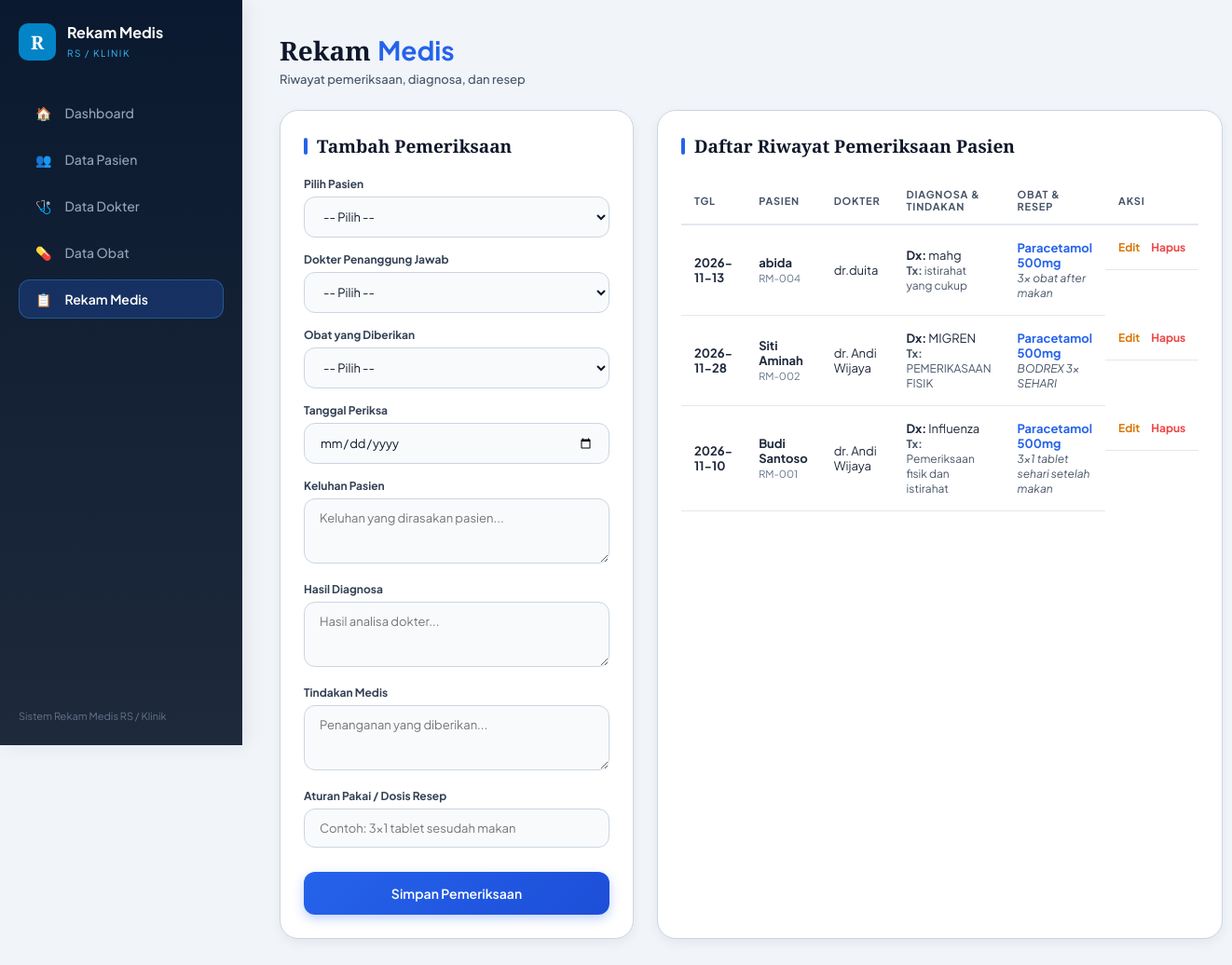
The app's page /rekam_medis.php with its own data.
### tables this page shows
CREATE TABLE `rekam_medis` (
  `id_rekam` int(11) NOT NULL AUTO_INCREMENT,
  `id_pasien` int(11) NOT NULL,
  `id_dokter` int(11) NOT NULL,
  `id_obat` int(11) NOT NULL,
  `tanggal_periksa` date NOT NULL,
  `keluhan` text NOT NULL,
  `diagnosa` text NOT NULL,
  `tindakan` text NOT NULL,
  `resep` varchar(100) NOT NULL,
  PRIMARY KEY (`id_rekam`),
  KEY `id_pasien` (`id_pasien`),
  KEY `id_dokter` (`id_dokter`),
  KEY `id_obat` (`id_obat`),
  CONSTRAINT `rekam_medis_ibfk_1` FOREIGN KEY (`id_pasien`) REFERENCES `pasien` (`id_pasien`) ON DELETE CASCADE ON UPDATE CASCADE,
  CONSTRAINT `rekam_medis_ibfk_2` FOREIGN KEY (`id_dokter`) REFERENCES `dokter` (`id_dokter`) ON DELETE CASCADE ON UPDATE CASCADE,
  CONSTRAINT `rekam_medis_ibfk_3` FOREIGN KEY (`id_obat`) REFERENCES `obat` (`id_obat`) ON DELETE CASCADE ON UPDATE CASCADE
);

CREATE TABLE `pasien` (
  `id_pasien` int(11) NOT NULL AUTO_INCREMENT,
  `no_rm` varchar(20) NOT NULL,
  `nama_pasien` varchar(100) NOT NULL,
  `jenis_kelamin` enum('L','P') NOT NULL,
  `tanggal_lahir` date NOT NULL,
  `alamat` text NOT NULL,
  PRIMARY KEY (`id_pasien`)
);

CREATE TABLE `dokter` (
  `id_dokter` int(11) NOT NULL AUTO_INCREMENT,
  `nama_dokter` varchar(100) NOT NULL,
  `spesialisasi` varchar(50) NOT NULL,
  PRIMARY KEY (`id_dokter`)
);

CREATE TABLE `obat` (
  `id_obat` int(11) NOT NULL AUTO_INCREMENT,
  `nama_obat` varchar(100) NOT NULL,
  `satuan` varchar(30) NOT NULL,
  `stok` int(11) NOT NULL,
  PRIMARY KEY (`id_obat`)
);

### rekam_medis.php (the view, shortened to what this page needs)
<?php
include 'koneksi.php';
$is_edit         = false;
$tanggal_periksa = "";
$keluhan         = "";
$diagnosa        = "";
$tindakan        = "";
$resep           = "";
?>
<!DOCTYPE html>
<html lang="id">
<head>
    <link rel="stylesheet" href="style.css">
</head>
<body>
    <div class="sidebar">
        <div>
            <div class="brand">
                <div class="brand-logo">R</div>
                <div class="brand-text"><h2>Rekam Medis</h2><span>RS / KLINIK</span></div>
            </div>
            <div class="nav-menu">
                <a href="index.php" class="nav-item"><span>🏠</span> Dashboard</a>
                <a href="pasien.php" class="nav-item"><span>👥</span> Data Pasien</a>
                <a href="dokter.php" class="nav-item"><span>🩺</span> Data Dokter</a>
                <a href="obat.php" class="nav-item"><span>💊</span> Data Obat</a>
                <a href="rekam_medis.php" class="nav-item active"><span>📋</span> Rekam Medis</a>
            </div>
        </div>
        <div class="sidebar-footer">Sistem Rekam Medis RS / Klinik</div>
    </div>
    <div class="main-content">
        <div class="header-title">
            <div>
                <h1>Rekam <span>Medis</span></h1>
                <p>Riwayat pemeriksaan, diagnosa, dan resep</p>
            </div>
        </div>
        <div class="row-grid">
            <div class="panel">
                <h3 class="panel-title"><?= $is_edit ? "Edit Pemeriksaan" : "Tambah Pemeriksaan"; ?></h3>
                <form action="rekam_medis.php" method="POST">
                    <div class="form-group">
                        <label>Pilih Pasien</label>
                        <select name="id_pasien" class="form-control" required>
                            <option value="">-- Pilih --</option>
                        </select>
                    </div>
                    <div class="form-group">
                        <label>Dokter Penanggung Jawab</label>
                        <select name="id_dokter" class="form-control" required>
                            <option value="">-- Pilih --</option>
                        </select>
                    </div>
                    <div class="form-group">
                        <label>Obat yang Diberikan</label>
                        <select name="id_obat" class="form-control" required>
                            <option value="">-- Pilih --</option>
                        </select>
                    </div>
                    <div class="form-group">
                        <label>Tanggal Periksa</label>
                        <input type="date" name="tanggal_periksa" class="form-control" value="<?= $tanggal_periksa; ?>" required>
                    </div>
                    <div class="form-group">
                        <label>Keluhan Pasien</label>
                        <textarea name="keluhan" class="form-control" placeholder="Keluhan yang dirasakan pasien..." required><?= $keluhan; ?></textarea>
                    </div>
                    <div class="form-group">
                        <label>Hasil Diagnosa</label>
                        <textarea name="diagnosa" class="form-control" placeholder="Hasil analisa dokter..." required><?= $diagnosa; ?></textarea>
                    </div>
                    <div class="form-group">
                        <label>Tindakan Medis</label>
                        <textarea name="tindakan" class="form-control" placeholder="Penanganan yang diberikan..." required><?= $tindakan; ?></textarea>
                    </div>
                    <div class="form-group">
                        <label>Aturan Pakai / Dosis Resep</label>
                        <input type="text" name="resep" class="form-control" value="<?= $resep; ?>" placeholder="Contoh: 3x1 tablet sesudah makan" required>
                    </div>
                    <button type="submit" name="simpan" class="btn-submit"><?= $is_edit ? "Update Pemeriksaan" : "Simpan Pemeriksaan"; ?></button>
                </form>
            </div>
            <div class="panel">
                <h3 class="panel-title">Daftar Riwayat Pemeriksaan Pasien</h3>
                <div class="table-responsive">
                    <table>
                        <thead>
                            <tr>
                                <th>TGL</th>
                                <th>PASIEN</th>
                                <th>DOKTER</th>
                                <th>DIAGNOSA & TINDAKAN</th>
                                <th>OBAT & RESEP</th>
                                <th>AKSI</th>
                            </tr>
                        </thead>
                        <tbody>
                            <?php
                            $sql = "SELECT rm.*, p.nama_pasien, p.no_rm, d.nama_dokter, o.nama_obat
                                    FROM rekam_medis rm
                                    JOIN pasien p ON rm.id_pasien = p.id_pasien
                                    JOIN dokter d ON rm.id_dokter = d.id_dokter
                                    JOIN obat o ON rm.id_obat = o.id_obat
                                    ORDER BY rm.id_rekam DESC";
                            $query = mysqli_query($koneksi, $sql);
                            while ($row = mysqli_fetch_assoc($query)) {
                            ?>
                            <tr>
                                <td><b><?= $row['tanggal_periksa']; ?></b></td>
                                <td>
                                    <b><?= $row['nama_pasien']; ?></b><br>
                                    <span style="font-size:11px; color:#64748b;"><?= $row['no_rm']; ?></span>
                                </td>
                                <td><?= $row['nama_dokter']; ?></td>
                                <td>
                                    <b>Dx:</b> <?= $row['diagnosa']; ?><br>
                                    <span style="font-size:12px; color:#475569;"><b>Tx:</b> <?= $row['tindakan']; ?></span>
                                </td>
                                <td>
                                    <b style="color:#2563eb;"><?= $row['nama_obat']; ?></b><br>
                                    <i style="font-size:12px; color:#475569;"><?= $row['resep']; ?></i>
                                </td>
                                <td class="action-links">
                                    <a href="rekam_medis.php?edit=<?= $row['id_rekam']; ?>" class="btn-action-edit">Edit</a>
                                    <a href="javascript:void(0)" onclick="konfirmasiHapus('rekam_medis.php?hapus=<?= $row['id_rekam']; ?>')" class="btn-action-delete">Hapus</a>
                                </td>
                            </tr>
                            <?php } ?>
                        </tbody>
                    </table>
                </div>
            </div>
        </div>
    </div>
</body>
</html>

### style.css (style rules this page uses)
* { box-sizing: border-box; margin: 0; padding: 0; font-family: 'Plus Jakarta Sans', sans-serif; }
body { background-color: #f1f5f9; color: #0f172a; display: flex; min-height: 100vh; }
.sidebar { width: 260px; background: linear-gradient(180deg, #0a192f 0%, #1e293b 100%); padding: 25px 20px; display: flex; flex-direction: column; justify-content: space-between; color: #f1f5f9; position: fixed; height: 100vh; left: 0; top: 0; box-shadow: 4px 0 20px rgba(0,0,0,0.08); z-index: 100; }
.brand { display: flex; align-items: center; gap: 12px; margin-bottom: 35px; }
.brand-logo { width: 40px; height: 40px; background: #0284c7; color: #ffffff; font-weight: 700; font-size: 20px; border-radius: 10px; display: flex; align-items: center; justify-content: center; font-family: 'Playfair Display', serif; }
.brand-text h2 { font-size: 16px; font-weight: 700; color: #ffffff; line-height: 1.2; }
.brand-text span { font-size: 10px; letter-spacing: 1.5px; color: #38bdf8; text-transform: uppercase; }
.nav-menu { display: flex; flex-direction: column; gap: 8px; }
.nav-item { display: flex; align-items: center; gap: 14px; padding: 12px 18px; color: #94a3b8; text-decoration: none; font-size: 14px; font-weight: 500; border-radius: 12px; transition: all 0.3s ease; }
.nav-item.active { background: rgba(37, 99, 235, 0.25); color: #ffffff; font-weight: 600; box-shadow: inset 0 0 0 1px rgba(56, 189, 248, 0.3); }
.sidebar-footer { font-size: 11px; color: #64748b; }
.main-content { margin-left: 260px; flex: 1; padding: 35px 40px; max-width: calc(100% - 260px); }
.header-title { margin-bottom: 25px; display: flex; justify-content: space-between; align-items: flex-start; }
.header-title h1 { font-family: 'Playfair Display', serif; font-size: 28px; color: #0f172a; font-weight: 700; }
.header-title h1 span { color: #2563eb; }
.header-title p { font-size: 13px; color: #475569; margin-top: 4px; font-weight: 500; }
.row-grid { display: grid; grid-template-columns: 380px 1fr; gap: 25px; }
.panel { background: #ffffff; padding: 25px; border-radius: 20px; box-shadow: 0 4px 12px rgba(15, 23, 42, 0.06); border: 1px solid #cbd5e1; }
.panel-title { font-family: 'Playfair Display', serif; font-size: 19px; color: #0f172a; margin-bottom: 20px; display: flex; align-items: center; gap: 10px; }
.panel-title::before { content: ''; width: 4px; height: 18px; background: #2563eb; border-radius: 2px; }
.form-group { margin-bottom: 16px; }
.form-group label { display: block; font-size: 12px; font-weight: 700; color: #334155; margin-bottom: 6px; }
.form-control { width: 100%; padding: 12px 16px; border: 1px solid #cbd5e1; background: #f8fafc; border-radius: 12px; font-size: 13px; color: #0f172a; outline: none; transition: all 0.3s; }
textarea.form-control { resize: vertical; min-height: 70px; }
.btn-submit { width: 100%; padding: 14px; background: linear-gradient(135deg, #2563eb 0%, #1d4ed8 100%); color: white; border: none; border-radius: 12px; font-weight: 600; font-size: 14px; cursor: pointer; box-shadow: 0 4px 12px rgba(37, 99, 235, 0.3); transition: all 0.3s; margin-top: 10px; }
.table-responsive { width: 100%; overflow-x: auto; }
table { width: 100%; border-collapse: collapse; }
table th { text-align: left; font-size: 11px; text-transform: uppercase; letter-spacing: 0.8px; color: #475569; padding: 12px 14px; border-bottom: 2px solid #e2e8f0; font-weight: 700; }
table td { padding: 16px 14px; font-size: 13px; border-bottom: 1px solid #e2e8f0; vertical-align: middle; color: #1e293b; }
.action-links { display: flex; gap: 12px; }
.btn-action-edit { color: #d97706; font-weight: 700; text-decoration: none; font-size: 12px; }
.btn-action-delete { color: #ef4444; font-weight: 700; text-decoration: none; font-size: 12px; }

### records on screen
rekam_medis: tanggal_periksa "2026-11-13", id_pasien.nama_pasien "abida", id_pasien.no_rm "RM-004", id_dokter.nama_dokter "dr.duita", diagnosa "mahg", tindakan "istirahat yang cukup", id_obat.nama_obat "Paracetamol 500mg", resep "3x obat after makan"
rekam_medis: tanggal_periksa "2026-11-28", id_pasien.nama_pasien "Siti Aminah", id_pasien.no_rm "RM-002", id_dokter.nama_dokter "dr. Andi Wijaya", diagnosa "MIGREN", tindakan "PEMERIKASAAN FISIK", id_obat.nama_obat "Paracetamol 500mg", resep "BODREX 3x SEHARI"
rekam_medis: tanggal_periksa "2026-11-10", id_pasien.nama_pasien "Budi Santoso", id_pasien.no_rm "RM-001", id_dokter.nama_dokter "dr. Andi Wijaya", diagnosa "Influenza", tindakan "Pemeriksaan fisik dan istirahat", id_obat.nama_obat "Paracetamol 500mg", resep "3x1 tablet sehari setelah makan"
